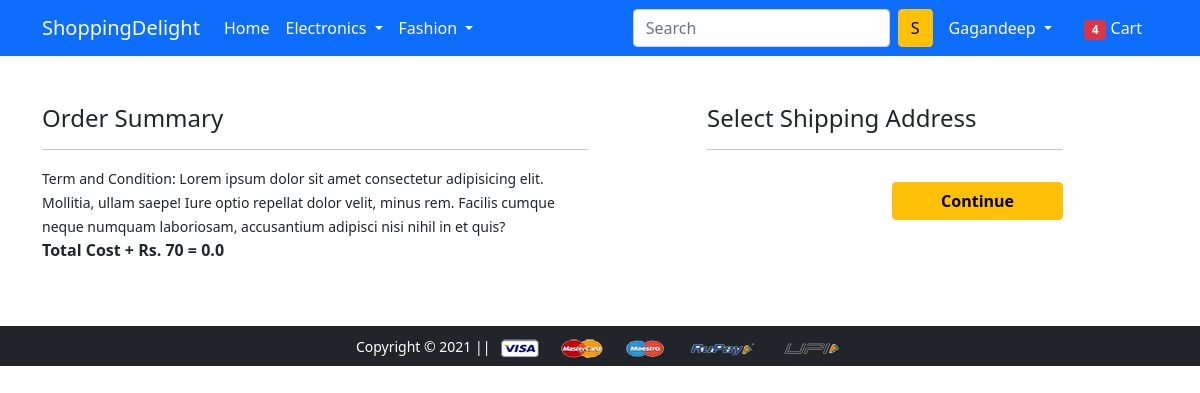
Page /checkout/ (signed in) on the earlier database version.
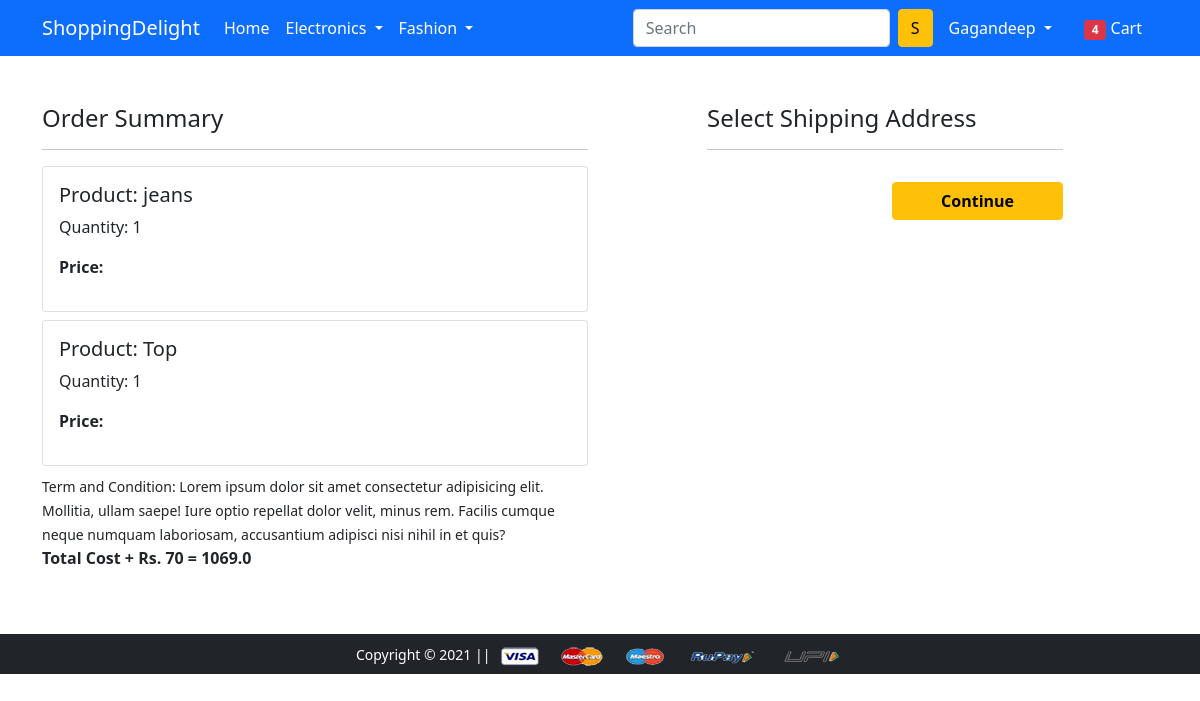
Same page on the later database version.
### app/models.py (models this page shows, shortened)
class Cart(models.Model):
    user = models.ForeignKey(User, on_delete=models.CASCADE)
    product = models.ForeignKey(Product, on_delete=models.CASCADE)
    quantity = models.PositiveIntegerField(default=1)

class Product(models.Model):
    title = models.CharField(max_length=100)
    selling_price = models.FloatField()
    discounted_price = models.FloatField()
    description = models.TextField()
    brand = models.CharField(max_length=100)
    category = models.CharField( choices= CATEGORY_CHOICES ,max_length=2)
    product_image = models.ImageField(upload_to='productimg')

### app/views.py (the view)
# urls.py: path('checkout/', views.checkout, name='checkout'),
def checkout(request):
 user = request.user
 add = Customer.objects.filter(user=user)
 cart_items = Cart.objects.filter(user=user)
 amount = 0.0
 shipping_amount = 70.0
 totalamount = 0.0
 cart_product = [p for p in Cart.objects.all() if p.user == request.user]
 if cart_product:
  for p in cart_product:
    tempamount = (p.quantity * p.product.discounted_price)
    amount += tempamount
  totalamount = amount + shipping_amount
 return render(request, 'app/checkout.html', {'add' : add, 'totalamount':totalamount,'cart_items':cart_items})

### app/templates/app/checkout.html (shortened to what this page needs)
{% extends 'app/base.html' %}
{% load static %}
{% block main-content %}
<div class="container">
 <div class="row mt-5">
  <div class="col-sm-6">
    <h4>Order Summary</h4>
    <hr>
    {% for item in cart_items %}
      <div class="card mb-2">
        <div class="card-body">
          <h5>Product: {{item.product.title}}</h5>
          <p>Quantity: {{item.quantity}}</p>
          <p class="fw-bold">Price: {{item.total_cost}}</p>
        </div>
      </div>
      {% endfor %}
    <small>Term and Condition: Lorem ipsum dolor sit amet consectetur adipisicing elit. Mollitia, ullam saepe! Iure optio repellat dolor velit, minus rem. Facilis cumque neque numquam laboriosam, accusantium adipisci nisi nihil in et quis?</small>
      <p class="fw-bold">Total Cost + Rs. 70 = {{totalamount}}</p>
  </div>
  <div class="col-sm-4 offset-sm-1">
    <h4>Select Shipping Address</h4>
    <hr>
    <form action="/paymentdone">
        <div class="text-end">
          <button type="submit" class="btn btn-warning mt-3 px-5 fw-bold">Continue</button>
        </div>
      </form>
    </div>
  </div>
</div>
{% endblock main-content %}

Differences in the rows shown:
added Cart: product "jeans", quantity "1"
added Cart: product "Top", quantity "1"
Other differences:
{{ totalamount }}: "0.0" → "1069.0"
